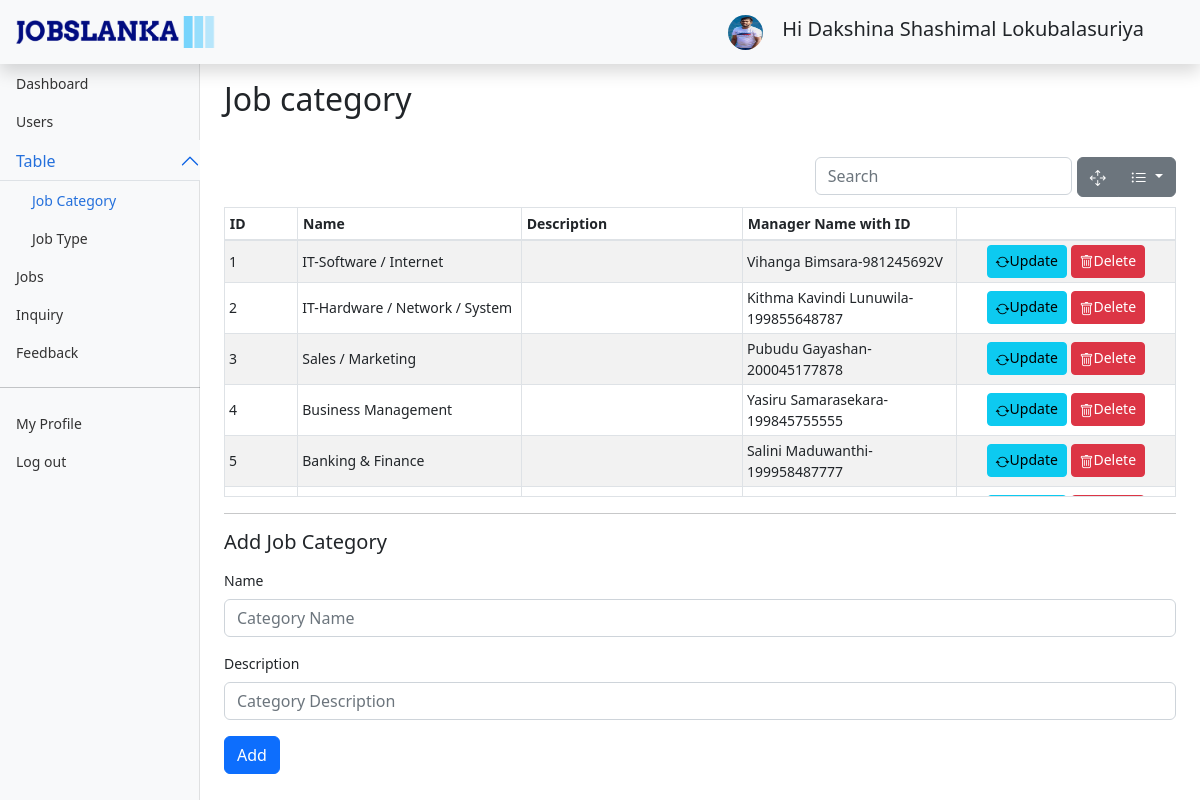
Page /Admin/jobCategory.php (signed in) on the committed database.
### tables this page shows
CREATE TABLE `job_category` (
  `id` int(11) NOT NULL,
  `name` varchar(50) NOT NULL,
  `description` varchar(200) DEFAULT NULL,
  `manager_id` varchar(12) DEFAULT NULL,
  `isactive` int(11) NOT NULL
);

CREATE TABLE `staff` (
  `nic` varchar(12) NOT NULL,
  `name` varchar(100) NOT NULL,
  `address` varchar(200) NOT NULL,
  `email` varchar(50) NOT NULL,
  `phone_no` varchar(10) NOT NULL,
  `gender` char(1) NOT NULL,
  `password` varchar(35) NOT NULL,
  `image` text DEFAULT NULL,
  `job_role_id` int(11) NOT NULL,
  `isactive` int(11) NOT NULL
);

### Admin/jobCategory.php (the view, shortened to what this page needs)
<?php require "../DBCon.php";
require "../fillCombo.php";
if(isset($_SESSION['userInfo']) && $_SESSION['userInfo']['job_role_id']==1){
?>
<!doctype html>
<html lang="en">
  <head>
    <link href="../assets/css/bootstrap.min.css" rel="stylesheet">
    <link href="..\assets\css\jobslanka.css" rel="stylesheet">
    <link href="..\assets\css\dashboard.css" rel="stylesheet">
    <link href="..\assets\css\bootstrap-table.min.css" rel="stylesheet">
    <link href="..\assets\css\bootstrap-table-sticky-header.css" rel="stylesheet">
    <link rel="stylesheet" href="https://cdn.jsdelivr.net/npm/bootstrap-icons@1.7.2/font/bootstrap-icons.css">
</head>
<body>
<header class="navbar navbar-dark sticky-top bg-light flex-md-nowrap p-0 shadow">
  <a href="..\index.php" class="d-flex align-items-center mb-3 mb-md-0 pv-3 px-3 me-md-auto link-dark text-decoration-none">
                  <img src="..\Images\logo_noBack.png"
                    style="width: 200px;"  class="pb-3 py-3" alt="logo">
        </a>
  <div class="navbar-nav">
    <div class="nav-item text-nowrap mx-5">
    <img src="../Uploads/ProfilePics/<?php echo $_SESSION['userInfo']['image']; ?>" alt="" width="35" height="35" class="rounded-circle me-2">
    <span class=" mx-2 pt-2 lead">Hi <?php echo $_SESSION['userInfo']['name']; ?> </span>
    </div>
  </div>
</header>
<div class="container-fluid">
  <div class="row">
    <nav id="sidebarMenu" class="col-md-3 col-lg-2 d-md-block bg-light sidebar collapse">
      <div class="position-sticky pt-3 sidebar-sticky">
        <ul class="nav flex-column">
          <li class="nav-item">
            <a class="nav-link " aria-current="page" href="adminDash.php">
              Dashboard
            </a>
          </li>
          <li class="nav-item">
            <a class="nav-link" href="users.php">
              Users
            </a>
          </li>
          <li class="nav-item">
          <div class="accordion"id="ac1" >
            <div class="">
                  <button class="accordion-button py-0 px-0 bg-light" type="button" data-bs-toggle="collapse" data-bs-target="#collapseOne"
                      aria-expanded="true" aria-controls="collapseOne">
                      <a class="nav-link active" href="#">
                        Table
                      </a>
                  </button>
              <div id="collapseOne" class="accordion-collapse collapse show" data-bs-parent="#ac1">
                  <div class=" py-0 px-3">
                      <ul class="nav flex-column">
                        <li class="nav-item">
                          <a class="nav-link active" href="jobCategory.php">
                            Job Category
                          </a>
                        </li>
                        <li class="nav-item">
                          <a class="nav-link" href="jobType.php">
                            Job Type
                          </a>
                        </li>
                      </ul>
                  </div>
              </div>
            </div>
          </div>
          </li>
          <li class="nav-item">
            <a class="nav-link" href="jobs.php">
              Jobs
            </a>
          </li>
          <li class="nav-item">
            <a class="nav-link" href="inquiry.php">
              Inquiry
            </a>
          </li>
          <li class="nav-item">
            <a class="nav-link" href="feedback.php">
              Feedback
            </a>
          </li>
          <hr/>
          <li class="nav-item">
            <a class="nav-link" href="myProfileA.php">
              My Profile
            </a>
          </li>
          <li class="nav-item">
            <a class="nav-link" href="ad-logout.php">
              Log out
            </a>
          </li>
        </ul>
      </div>
    </nav>
    <main class="col-md-9 ms-sm-auto col-lg-10 px-md-4">
    <h1 class="h2 mt-3">Job category</h1></br>
    <div class="row">
        <div class="table-responsive" >
            <table class="table table-striped table-sm " data-show-columns="true" data-height="350" id="jCat" data-unique-id="id">
              <thead >
                <tr>
                  <th scope="col" class="col-1 " data-field="id">ID</th>
                  <th scope="col" class="col-3 ">Name</th>
                  <th scope="col" class="col-3 ">Description</th>
                  <th scope="col" class="col-2 ">Manager Name with ID</th>
                </tr>
              </thead>
              <tbody>
                <?php
                $sql= "select j.*,s.name as managerName from job_category as j left join staff as s on j.manager_id =s.nic where j.isactive=1 ";
                $result = mysqli_query($con,$sql);
                while($row=mysqli_fetch_assoc($result)){
                    ?>
                <tr>
                  <td><?php echo $row['id']; ?></td>
                  <td><?php echo $row['name']; ?></td>
                  <td><?php echo $row['description']; ?></td>
                  <td><?php
                  if($row['managerName']!="")
                    echo $row['managerName']."-".$row['manager_id']; ?></td>
                  <td class="text-center">
                  <button type="button" class="btn btn-info btn-sm"  onclick="openUpdateModel(<?php echo $row['id']; ?>)" ><i class="bi bi-arrow-repeat"></i>Update</button>
                  <button type="button" class="btn btn-danger btn-sm" onclick="openDeleteModel(<?php echo $row['id']; ?>)"  ><i class="bi bi-trash"></i>Delete</button>
                  </td>
                </tr>
                <?php }
                ?>
              </tbody>
            </table>
          </div>
    </div>
    <hr>
    <h5 class="mb-3">Add Job Category</h5>
    <div class="row">
    <form method="POST" action="" class="needs-validation" novalidate>
    <div class="col-12 mb-3">
              <label  class="form-label">Name</label>
              <input type="text" class="form-control" id="aname" name="aname" placeholder="Category Name" value="" required>
    </div>
    <div class="col-12 mb-3">
              <label  class="form-label">Description</label>
              <input type="text" class="form-control" id="adescription" name="adescription" placeholder="Category Description" value="" >
    </div>
    <div class="row ">
        <div class="col-12 mb-3">
            <input class=" btn btn-primary btn-md" name="add" type="submit"  value="Add">
        </div>
    </div>
    </form>
    </div>
    </main>
  </div>
  </div>
  </body>
</html>
<?php
}else{
  header("location: index.php");
}
?>

### assets/css/dashboard.css (style rules this page uses)
body { font-size: .875rem; }
.sidebar { position: fixed; top: 0; bottom: 0; left: 0; z-index: 100; padding: 48px 0 0; box-shadow: inset -1px 0 0 rgba(0, 0, 0, .1); }
.sidebar-sticky { height: calc(100vh - 48px); overflow-x: hidden; overflow-y: auto; }
.sidebar .nav-link { font-weight: 500; color: #333; }
.sidebar .nav-link.active { color: #2470dc; }
.bi { vertical-align: -.125em; fill: currentColor; }

### rows in the picture
job_category: id "1", name "IT-Software / Internet", manager.name "Vihanga Bimsara", manager "981245692V"
job_category: id "2", name "IT-Hardware / Network / System", manager.name "Kithma Kavindi Lunuwila", manager "199855648787"
job_category: id "3", name "Sales / Marketing", manager.name "Pubudu Gayashan", manager "200045177878"
job_category: id "4", name "Business Management", manager.name "Yasiru Samarasekara", manager "199845755555"
job_category: id "5", name "Banking & Finance", manager.name "Salini Maduwanthi", manager "199958487777"

### other values in the picture
$_SESSION['userInfo']['name'] "Dakshina Shashimal Lokubalasuriya"
